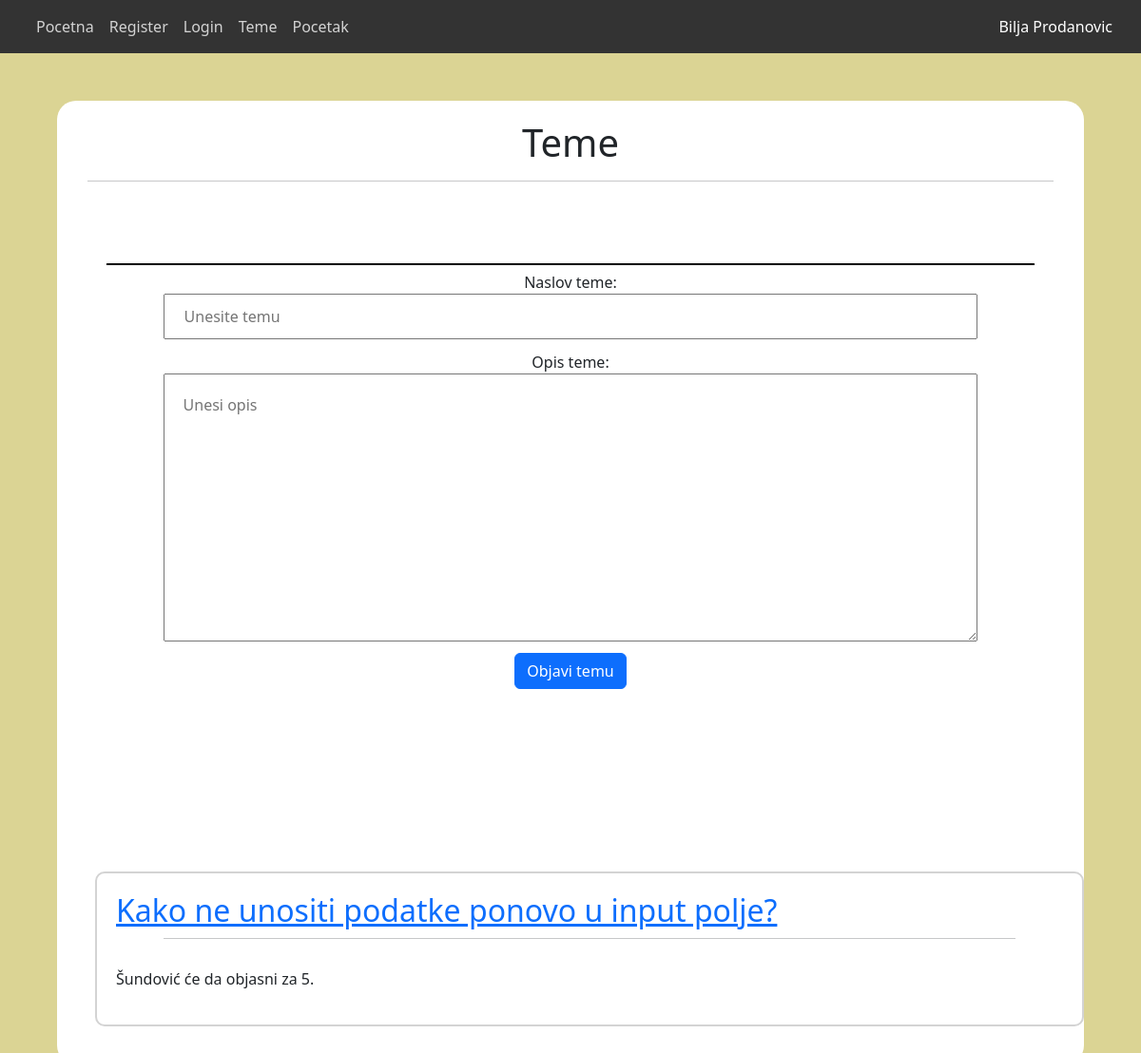
Before: /zadaci/forum/php/tema.php (signed in) with the older database file.
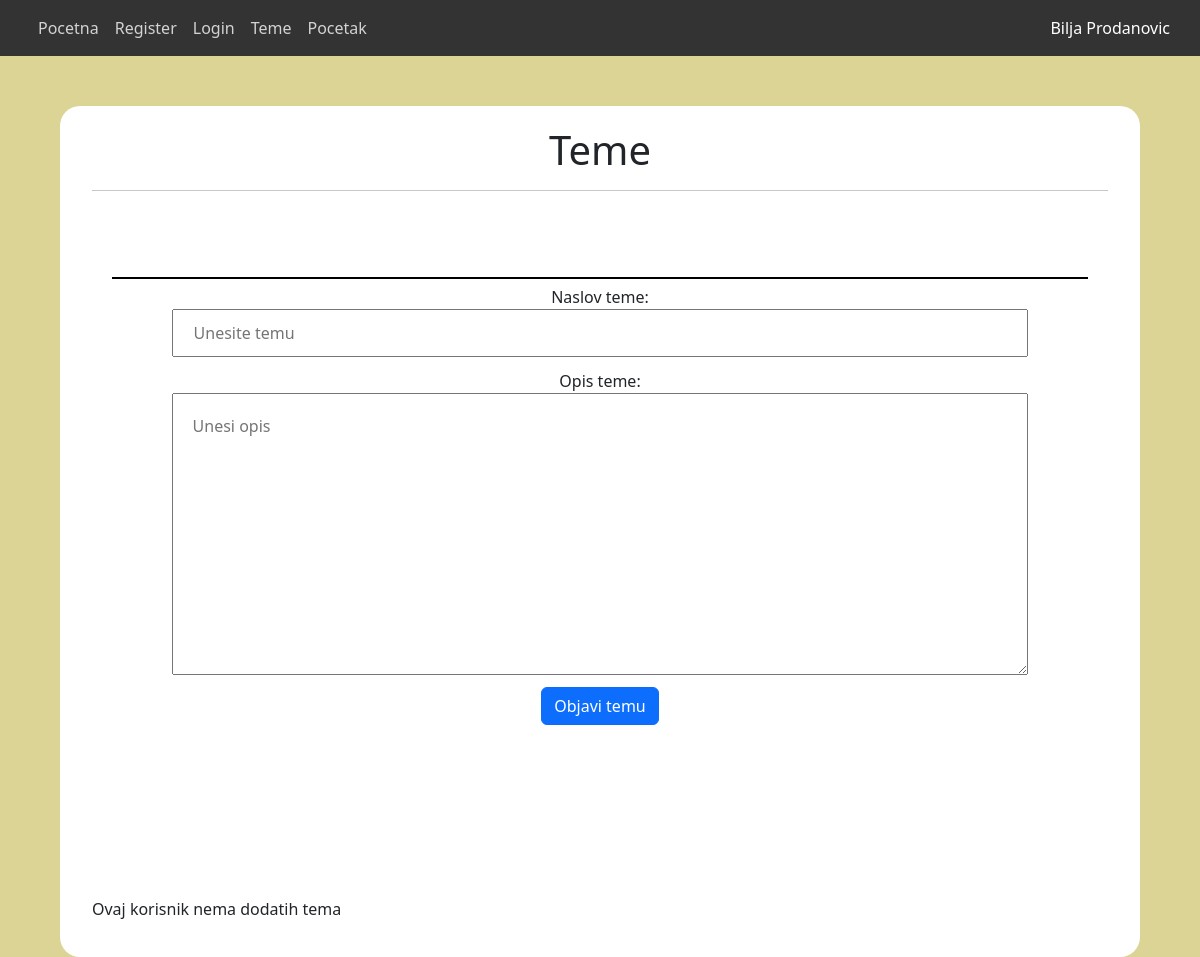
After: the same page with the newer database file.
### tables this page shows
CREATE TABLE `teme` (
  `id` int(11) NOT NULL,
  `naziv_teme` varchar(50) NOT NULL,
  `opis_teme` text NOT NULL,
  `datum_kreiranja` varchar(50) NOT NULL,
  `email` varchar(50) NOT NULL
);

### zadaci/forum/php/tema.php (the view, shortened to what this page needs)
<!DOCTYPE html>
<?php
if (empty($_SESSION['ime'])) {
    $stanje = $email = $psw = $ime = $prezime = $_SESSION['ime'] = $_SESSION['prezime'] = $_SESSION['mejl'] = $_SESSION['sifra'] = "";
} else {
    $stanje = $email = $psw = $ime = $prezime = "";
}
?>
<html lang="en">
<head>
    <link rel="stylesheet" href="https://unpkg.com/aos@next/dist/aos.css" />
    <link href="https://cdn.jsdelivr.net/npm/bootstrap@5.2.2/dist/css/bootstrap.min.css" rel="stylesheet">
    <link rel="stylesheet" href="../layout/style.css">
</head>
<body>
    <header>
        <div class="container">
            <div class="row">
                <nav class="navbar navbar-expand-lg">
                    <div class="col-md-6">
                        <ul class="navbar-nav me-auto mb-2 mb-lg-0 ">
                            <li class="nav-item">
                                <a class="nav-link" href="../index.php">Pocetna</a>
                            </li>
                            <li class="nav-item">
                                <a class="nav-link" href="./register.php">Register</a>
                            </li>
                            <li class="nav-item">
                                <a class="nav-link" href="./login.php">Login</a>
                            </li>
                            <li class="nav-item">
                                <a class="nav-link" href="./tema.php">Teme</a>
                            </li>
                            <li class="nav-item">
                                <a class="nav-link" href="../../../index.php">Pocetak</a>
                            </li>
                        </ul>
                    </div>
                    <div class="col-md-6">
                        <a style="color: #fff" href="./logout.php"><?php echo $_SESSION['ime'] . " " . $_SESSION['prezime']; ?></a>
                    </div>
                </nav>
            </div>
        </div>
    </header>
    <section id="tema" data-aos="fade-up">
        <div class="container">
            <h1>Teme</h1>
            <hr>
            <div class="row">
                <?php
                if (!empty($_SESSION['ime']) || $_SESSION['ime'] != "") {
                    echo '<section id="forma" data-aos="fade-up">
                    <div class="container">
                        <form action="' . htmlspecialchars($_SERVER["PHP_SELF"]) . '" method="POST">
                            <div class="form-control">
                                <label for="email">Naslov teme:</label><br>
                                <input type="text" placeholder="Unesite temu" name="naziv_teme"><br>
                            </div>
                            <div class="form-control">
                                <label for="email">Opis teme:</label><br>
                                <textarea name="opis_teme" id="opis_teme" cols="30" rows="10" style="width: 90%; padding: 20px;" placeholder="Unesi opis"></textarea><br>
                            </div>
                            <button type="submit" class="btn btn-primary">Objavi temu</button>
                            ' . $stanje . '
                        </form>
                    </div>
                </section>';
                } else {
                    echo '<p>Morate se <a href="./login.php">ulogovati</a> da bi dodali temu!</p>';
                }
                ?>
            </div>
            <div class="row" id="teme">
                <?php
                if (!empty($_SESSION['ime']) || $_SESSION['ime'] != "") {
                    require './konekcija.php';
                    $mejl = $_SESSION['mejl'];
                    $sql = "SELECT * FROM teme WHERE email = '$mejl'";
                    $res = mysqli_query($conn, $sql);
                    if (mysqli_num_rows($res) > 0) {
                        while ($row = mysqli_fetch_assoc($res)) {
                            echo '<div style="border: 2px solid #d3d3d3; border-radius: 10px; margin: 20px; padding: 20px;">';
                            echo  '<a href="#"><h2>' . $row['naziv_teme'] . '</h2></a>';
                            echo '<hr style="width: 90%; margin: 10px auto 30px auto;">';
                            echo   '<p> ' . $row['opis_teme'] . ' </p>';
                            echo    '</div>';
                        }
                    } else {
                        echo '<p>Ovaj korisnik nema dodatih tema</p>';
                    }
                }
                ?>
            </div>
        </div>
    </section>
</body>
</html>

Changed rows visible on the page:
no longer on this page (row edited): teme: naziv_teme "Kako ne unositi podatke ponovo u input polje?", opis_teme "Šundović će da objasni za 5."
Other visible differences:
text now shown: "Ovaj korisnik nema dodatih tema"
